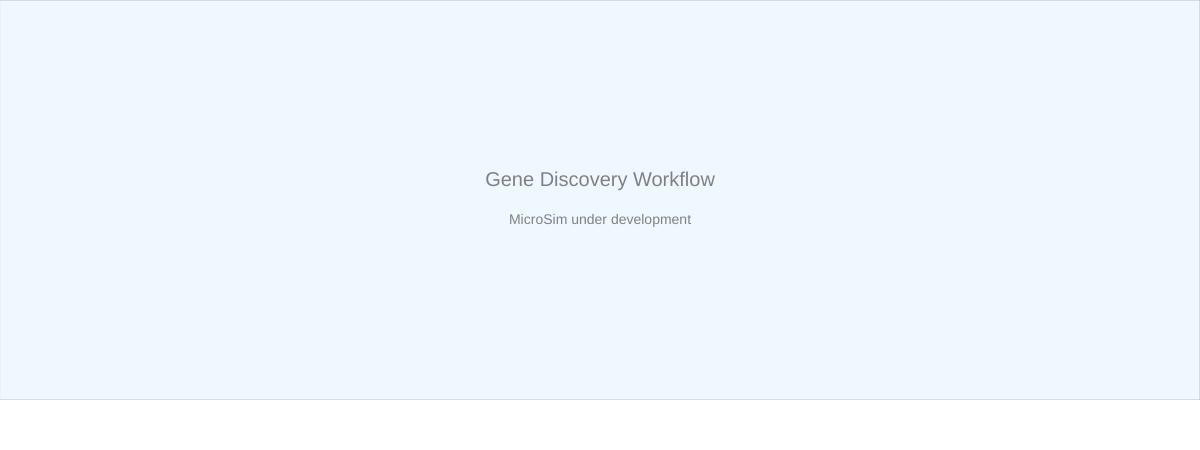
Frame 1 (no input)
Frame 60 (no input): identical to frame 1, image omitted
Frame 120 (the mouse pressed at the canvas centre since frame 60): identical to frame 1, image omitted

The p5.js sketch that drew this single still picture (run headless with seeded random() and noise() and a simulated clock; from frame 60 on, the mouse is pressed at the canvas centre):

// p5.js sketch
// ── sketch.js
// Gene Discovery Workflow
// CANVAS_HEIGHT: 450
let drawHeight = 400;
let controlHeight = 50;
let canvasWidth, canvasHeight;

function updateCanvasSize() {
    const container = document.querySelector('main');
    canvasWidth = container ? container.offsetWidth : windowWidth;
    canvasHeight = drawHeight + controlHeight;
}

function setup() {
    updateCanvasSize();
    const canvas = createCanvas(canvasWidth, canvasHeight);
    canvas.parent(document.querySelector('main'));
    textSize(16);
}

function draw() {
    // Drawing area
    fill('aliceblue');
    stroke('silver');
    strokeWeight(1);
    rect(0, 0, canvasWidth, drawHeight);

    // Control area
    fill('white');
    noStroke();
    rect(0, drawHeight, canvasWidth, controlHeight);

    // Placeholder text
    fill('gray');
    noStroke();
    textAlign(CENTER, CENTER);
    textSize(20);
    text('Gene Discovery Workflow', canvasWidth / 2, drawHeight / 2 - 20);
    textSize(14);
    text('MicroSim under development', canvasWidth / 2, drawHeight / 2 + 20);
}

function windowResized() {
    updateCanvasSize();
    resizeCanvas(canvasWidth, canvasHeight);
}

// ── main.html
<!DOCTYPE html>
<html lang="en">
<head>
    <meta charset="UTF-8">
    <meta name="viewport" content="width=device-width, initial-scale=1.0">
    <title>Gene Discovery Workflow</title>
    <script src="https://cdnjs.cloudflare.com/ajax/libs/p5.js/1.11.1/p5.min.js"></script>
    <style>
        body {
            margin: 0;
            padding: 0;
            overflow-x: hidden;
            font-family: Arial, Helvetica, sans-serif;
        }
        main {
            display: block;
            width: 100%;
            max-width: 100%;
            box-sizing: border-box;
        }
        canvas {
            display: block;
        }
    </style>
</head>
<body>
    <main></main>
    <script src="sketch.js"></script>
</body>
</html>
